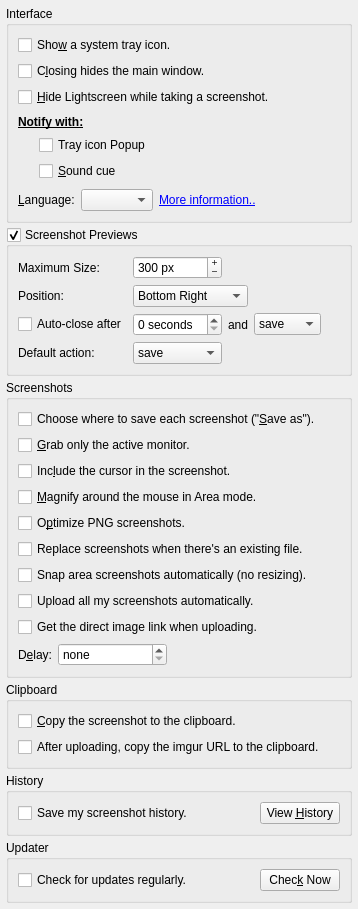
         <widget class="QWidget" name="scrollAreaWidgetContents">
          <property name="geometry">
           <rect>
            <x>0</x>
            <y>0</y>
            <width>358</width>
            <height>803</height>
           </rect>
          </property>
          <layout class="QVBoxLayout" name="verticalLayout_5">
           <property name="spacing">
            <number>4</number>
           </property>
           <property name="leftMargin">
            <number>6</number>
           </property>
           <property name="topMargin">
            <number>6</number>
           </property>
           <property name="rightMargin">
            <number>6</number>
           </property>
           <property name="bottomMargin">
            <number>6</number>
           </property>
           <item>
            <widget class="QGroupBox" name="interfaceGroupBox">
             <property name="title">
              <string>Interface</string>
             </property>
             <property name="flat">
              <bool>true</bool>
             </property>
             <layout class="QVBoxLayout" name="verticalLayout_6">
              <item>
               <widget class="QCheckBox" name="trayCheckBox">
                <property name="whatsThis">
                 <string/>
                </property>
                <property name="text">
                 <string>Sho&amp;w a system tray icon.</string>
                </property>
               </widget>
              </item>
              <item>
               <widget class="QCheckBox" name="closeHideCheckBox">
                <property name="text">
                 <string>C&amp;losing hides the main window.</string>
                </property>
               </widget>
              </item>
              <item>
               <widget class="QCheckBox" name="hideCheckBox">
                <property name="text">
                 <string>&amp;Hide Lightscreen while taking a screenshot.</string>
                </property>
               </widget>
              </item>
              <item>
               <layout class="QGridLayout" name="notifyLayout">
                <property name="topMargin">
                 <number>2</number>
                </property>
                <property name="bottomMargin">
                 <number>2</number>
                </property>
                <item row="1" column="1">
                 <widget class="QCheckBox" name="messageCheckBox">
                  <property name="whatsThis">
                   <string>Shows a completion message once the screenshot is saved, clicking this message takes you to the directory where the screenshot was saved.</string>
                  </property>
                  <property name="text">
                   <string>Tray icon Popup</string>
                  </property>
                 </widget>
                </item>
                <item row="2" column="1">
                 <widget class="QCheckBox" name="playSoundCheckBox">
                  <property name="text">
                   <string>&amp;Sound cue</string>
                  </property>
                 </widget>
                </item>
                <item row="1" column="0">
                 <spacer name="horizontalSpacer_9">
                  <property name="orientation">
                   <enum>Qt::Horizontal</enum>
                  </property>
                  <property name="sizeType">
                   <enum>QSizePolicy::Fixed</enum>
                  </property>
                  <property name="sizeHint" stdset="0">
                   <size>
                    <width>15</width>
                    <height>0</height>
                   </size>
                  </property>
                 </spacer>
                </item>
                <item row="1" column="2">
                 <spacer name="horizontalSpacer">
                  <property name="orientation">
                   <enum>Qt::Horizontal</enum>
                  </property>
                  <property name="sizeHint" stdset="0">
                   <size>
                    <width>40</width>
                    <height>0</height>
                   </size>
                  </property>
                 </spacer>
                </item>
                <item row="0" column="0" colspan="3">
                 <widget class="QLabel" name="notifyLabel">
                  <property name="font">
                   <font>
                    <weight>75</weight>
                    <bold>true</bold>
                    <underline>true</underline>
                   </font>
                  </property>
                  <property name="text">
                   <string>&amp;Notify with:</string>
                  </property>
                  <property name="buddy">
                   <cstring>messageCheckBox</cstring>
                  </property>
                 </widget>
                </item>
               </layout>
              </item>
              <item>
               <layout class="QHBoxLayout" name="languageLayout">
                <item>
                 <widget class="QLabel" name="languageLabel">
                  <property name="text">
                   <string>&amp;Language:</string>
                  </property>
                  <property name="buddy">
                   <cstring>languageComboBox</cstring>
                  </property>
                 </widget>
                </item>
                <item>
                 <widget class="QComboBox" name="languageComboBox">
                  <property name="focusPolicy">
                   <enum>Qt::NoFocus</enum>
                  </property>
                 </widget>
                </item>
                <item>
                 <widget class="QLabel" name="moreInformationLabel">
                  <property name="whatsThis">
                   <string>Click here to go to the Lightscreen homepage to learn more about translations.</string>
                  </property>
                  <property name="text">
                   <string>&lt;a href=&quot;http://lightscreen.sourceforge.net/translation&quot;&gt;More information..&lt;/a&gt;</string>
                  </property>
                 </widget>
                </item>
                <item>
                 <spacer name="languageSpacer">
                  <property name="orientation">
                   <enum>Qt::Horizontal</enum>
                  </property>
                  <property name="sizeHint" stdset="0">
                   <size>
                    <width>40</width>
                    <height>0</height>
                   </size>
                  </property>
                 </spacer>
                </item>
               </layout>
              </item>
             </layout>
            </widget>
           </item>
           <item>
            <widget class="QGroupBox" name="previewGroupBox">
             <property name="title">
              <string>Screenshot Previews</string>
             </property>
             <property name="flat">
              <bool>true</bool>
             </property>
             <property name="checkable">
              <bool>true</bool>
             </property>
             <property name="checked">
              <bool>true</bool>
             </property>
             <layout class="QGridLayout" name="gridLayout_3">
              <item row="0" column="0">
               <widget class="QLabel" name="previewSizeLabel">
                <property name="text">
                 <string>Maximum Size:</string>
                </property>
                <property name="buddy">
                 <cstring>previewSizeSpinBox</cstring>
                </property>
               </widget>
              </item>
              <item row="0" column="1">
               <widget class="QSpinBox" name="previewSizeSpinBox">
                <property name="buttonSymbols">
                 <enum>QAbstractSpinBox::PlusMinus</enum>
                </property>
                <property name="accelerated">
                 <bool>true</bool>
                </property>
                <property name="correctionMode">
                 <enum>QAbstractSpinBox::CorrectToNearestValue</enum>
                </property>
                <property name="suffix">
                 <string notr="true"> px</string>
                </property>
                <property name="minimum">
                 <number>200</number>
                </property>
                <property name="maximum">
                 <number>800</number>
                </property>
                <property name="singleStep">
                 <number>10</number>
                </property>
                <property name="value">
                 <number>300</number>
                </property>
               </widget>
              </item>
              <item row="0" column="4" rowspan="4">
               <spacer name="horizontalSpacer_5">
                <property name="orientation">
                 <enum>Qt::Horizontal</enum>
                </property>
                <property name="sizeHint" stdset="0">
                 <size>
                  <width>40</width>
                  <height>20</height>
                 </size>
                </property>
               </spacer>
              </item>
              <item row="1" column="0">
               <widget class="QLabel" name="previewPositionLabel">
                <property name="text">
                 <string>Position:</string>
                </property>
                <property name="buddy">
                 <cstring>previewPositionComboBox</cstring>
                </property>
               </widget>
              </item>
              <item row="1" column="1" colspan="2">
               <widget class="QComboBox" name="previewPositionComboBox">
                <property name="currentIndex">
                 <number>3</number>
                </property>
                <item>
                 <property name="text">
                  <string>Top Left</string>
                 </property>
                </item>
                <item>
                 <property name="text">
                  <string>Top Right</string>
                 </property>
                </item>
                <item>
                 <property name="text">
                  <string>Bottom Left</string>
                 </property>
                </item>
                <item>
                 <property name="text">
                  <string>Bottom Right</string>
                 </property>
                </item>
               </widget>
              </item>
              <item row="2" column="0">
               <widget class="QCheckBox" name="previewAutocloseCheckBox">
                <property name="text">
                 <string>Auto-close after</string>
                </property>
               </widget>
              </item>
              <item row="2" column="1">
               <widget class="QSpinBox" name="previewAutocloseTimeSpinBox">
                <property name="suffix">
                 <string> seconds</string>
                </property>
               </widget>
              </item>
              <item row="2" column="2">
               <widget class="QLabel" name="andLabel">
                <property name="minimumSize">
                 <size>
                  <width>20</width>
                  <height>0</height>
                 </size>
                </property>
                <property name="text">
                 <string> and </string>
                </property>
                <property name="alignment">
                 <set>Qt::AlignCenter</set>
                </property>
                <property name="buddy">
                 <cstring>previewAutocloseActionComboBox</cstring>
                </property>
               </widget>
              </item>
              <item row="2" column="3">
               <widget class="QComboBox" name="previewAutocloseActionComboBox">
                <property name="currentIndex">
                 <number>0</number>
                </property>
                <item>
                 <property name="text">
                  <string>save</string>
                 </property>
                </item>
                <item>
                 <property name="text">
                  <string>upload</string>
                 </property>
                </item>
                <item>
                 <property name="text">
                  <string>cancel</string>
                 </property>
                </item>
               </widget>
              </item>
              <item row="3" column="0">
               <widget class="QLabel" name="previewDefaultActionLabel">
                <property name="text">
                 <string>Default action:</string>
                </property>
                <property name="buddy">
                 <cstring>previewDefaultActionComboBox</cstring>
                </property>
               </widget>
              </item>
              <item row="3" column="1">
               <widget class="QComboBox" name="previewDefaultActionComboBox">
                <item>
                 <property name="text">
                  <string>save</string>
                 </property>
                </item>
                <item>
                 <property name="text">
                  <string>upload</string>
                 </property>
                </item>
               </widget>
              </item>
             </layout>
            </widget>
           </item>
           <item>
            <widget class="QGroupBox" name="screenshotsGroupBox">
             <property name="title">
              <string>Screenshots</string>
             </property>
             <property name="flat">
              <bool>true</bool>
             </property>
             <layout class="QVBoxLayout" name="verticalLayout_7">
              <item>
               <widget class="QCheckBox" name="saveAsCheckBox">
                <property name="text">
                 <string>Choose where to save each screenshot (&quot;&amp;Save as&quot;).</string>
                </property>
               </widget>
              </item>
              <item>
               <widget class="QCheckBox" name="currentMonitorCheckBox">
                <property name="text">
                 <string>&amp;Grab only the active monitor.</string>
                </property>
               </widget>
              </item>
              <item>
               <widget class="QCheckBox" name="cursorCheckBox">
                <property name="text">
                 <string>Inc&amp;lude the cursor in the screenshot.</string>
                </property>
               </widget>
              </item>
              <item>
               <widget class="QCheckBox" name="magnifyCheckBox">
                <property name="text">
                 <string>&amp;Magnify around the mouse in Area mode.</string>
                </property>
               </widget>
              </item>
              <item>
               <layout class="QHBoxLayout" name="horizontalLayout_2">
                <property name="spacing">
                 <number>2</number>
                </property>
                <item>
                 <widget class="QCheckBox" name="optiPngCheckBox">
                  <property name="toolTip">
                   <string>Runs OptiPNG which reduces screenshot file size.</string>
                  </property>
                  <property name="text">
                   <string>O&amp;ptimize PNG screenshots.</string>
                  </property>
                 </widget>
                </item>
                <item>
                 <widget class="QLabel" name="optiPngLabel">
                  <property name="palette">
                   <palette>
                    <active>
                     <colorrole role="WindowText">
                      <brush brushstyle="SolidPattern">
                       <color alpha="255">
                        <red>128</red>
                        <green>0</green>
                        <blue>0</blue>
                       </color>
                      </brush>
                     </colorrole>
                    </active>
                    <inactive>
                     <colorrole role="WindowText">
                      <brush brushstyle="SolidPattern">
                       <color alpha="255">
                        <red>128</red>
                        <green>0</green>
                        <blue>0</blue>
                       </color>
                      </brush>
                     </colorrole>
                    </inactive>
                    <disabled>
                     <colorrole role="WindowText">
                      <brush brushstyle="SolidPattern">
                       <color alpha="255">
                        <red>141</red>
                        <green>138</green>
                        <blue>136</blue>
                       </color>
                      </brush>
                     </colorrole>
                    </disabled>
                   </palette>
                  </property>
                  <property name="text">
                   <string/>
                  </property>
                 </widget>
                </item>
                <item>
                 <spacer name="horizontalSpacer_10">
                  <property name="orientation">
                   <enum>Qt::Horizontal</enum>
                  </property>
                  <property name="sizeHint" stdset="0">
                   <size>
                    <width>40</width>
                    <height>0</height>
                   </size>
                  </property>
                 </spacer>
                </item>
               </layout>
              </item>
              <item>
               <widget class="QCheckBox" name="replaceCheckBox">
                <property name="text">
                 <string>Replace screenshots when there's an existing file.</string>
                </property>
               </widget>
              </item>
              <item>
               <widget class="QCheckBox" name="areaAutocloseCheckBox">
                <property name="text">
                 <string>Snap area screenshots automatically (no resizing).</string>
                </property>
               </widget>
              </item>
              <item>
               <widget class="QCheckBox" name="uploadCheckBox">
                <property name="text">
                 <string>Upload all my screenshots automatically.</string>
                </property>
               </widget>
              </item>
              <item>
               <widget class="QCheckBox" name="uploadDirectLinkCheckBox">
                <property name="text">
                 <string>Get the direct image link when uploading.</string>
                </property>
               </widget>
              </item>
              <item>
               <layout class="QHBoxLayout" name="horizontalLayout_5">
                <item>
                 <widget class="QLabel" name="delayLabel">
                  <property name="text">
                   <string>D&amp;elay:</string>
                  </property>
                  <property name="alignment">
                   <set>Qt::AlignRight|Qt::AlignTrailing|Qt::AlignVCenter</set>
                  </property>
                  <property name="buddy">
                   <cstring>delaySpinBox</cstring>
                  </property>
                 </widget>
                </item>
                <item>
                 <widget class="QSpinBox" name="delaySpinBox">
                  <property name="whatsThis">
                   <string>Selecting anything other than 0 in this option will cause the program to &lt;b&gt;wait&lt;/b&gt; that amount of seconds before taking the screenshot.</string>
                  </property>
                  <property name="specialValueText">
                   <string>none</string>
                  </property>
                  <property name="accelerated">
                   <bool>true</bool>
                  </property>
                  <property name="correctionMode">
                   <enum>QAbstractSpinBox::CorrectToNearestValue</enum>
                  </property>
                  <property name="suffix">
                   <string> seconds</string>
                  </property>
                  <property name="prefix">
                   <string/>
                  </property>
                  <property name="maximum">
                   <number>32767</number>
                  </property>
                 </widget>
                </item>
                <item>
                 <spacer name="horizontalSpacer_8">
                  <property name="orientation">
                   <enum>Qt::Horizontal</enum>
                  </property>
                  <property name="sizeHint" stdset="0">
                   <size>
                    <width>114</width>
                    <height>0</height>
                   </size>
                  </property>
                 </spacer>
                </item>
               </layout>
              </item>
             </layout>
            </widget>
           </item>
           <item>
            <widget class="QGroupBox" name="clipboardGroupBox">
             <property name="title">
              <string>Clipboard</string>
             </property>
             <property name="flat">
              <bool>true</bool>
             </property>
             <layout class="QVBoxLayout" name="verticalLayout_10">
              <item>
               <widget class="QCheckBox" name="clipboardCheckBox">
                <property name="text">
                 <string>&amp;Copy the screenshot to the clipboard.</string>
                </property>
               </widget>
              </item>
              <item>
               <widget class="QCheckBox" name="imgurClipboardCheckBox">
                <property name="text">
                 <string>After uploading, copy the imgur URL to the clipboard.</string>
                </property>
               </widget>
              </item>
             </layout>
            </widget>
           </item>
           <item>
            <widget class="QGroupBox" name="historyGroupBox">
             <property name="title">
              <string>History</string>
             </property>
             <property name="flat">
              <bool>true</bool>
             </property>
             <layout class="QHBoxLayout" name="historyLayout">
              <item>
               <widget class="QCheckBox" name="historyCheckBox">
                <property name="text">
                 <string>Save my screenshot history.</string>
                </property>
               </widget>
              </item>
              <item>
               <spacer name="horizontalSpacer_6">
                <property name="orientation">
                 <enum>Qt::Horizontal</enum>
                </property>
                <property name="sizeHint" stdset="0">
                 <size>
                  <width>95</width>
                  <height>20</height>
                 </size>
                </property>
               </spacer>
              </item>
              <item>
               <widget class="QPushButton" name="historyPushButton">
                <property name="text">
                 <string>View &amp;History</string>
                </property>
               </widget>
              </item>
             </layout>
            </widget>
           </item>
           <item>
            <widget class="QGroupBox" name="updaterGroupBox">
             <property name="title">
              <string>Updater</string>
             </property>
             <property name="flat">
              <bool>true</bool>
             </property>
             <layout class="QHBoxLayout" name="updaterLayout">
              <item>
               <widget class="QCheckBox" name="updaterCheckBox">
                <property name="text">
                 <string>Check for updates regularly.</string>
                </property>
               </widget>
              </item>
              <item>
               <spacer name="horizontalSpacer_3">
                <property name="orientation">
                 <enum>Qt::Horizontal</enum>
                </property>
                <property name="sizeHint" stdset="0">
                 <size>
                  <width>40</width>
                  <height>0</height>
                 </size>
                </property>
               </spacer>
              </item>
              <item>
               <widget class="QPushButton" name="checkUpdatesPushButton">
                <property name="text">
                 <string>Chec&amp;k Now</string>
                </property>
               </widget>
              </item>
             </layout>
            </widget>
           </item>
          </layout>
         </widget>
